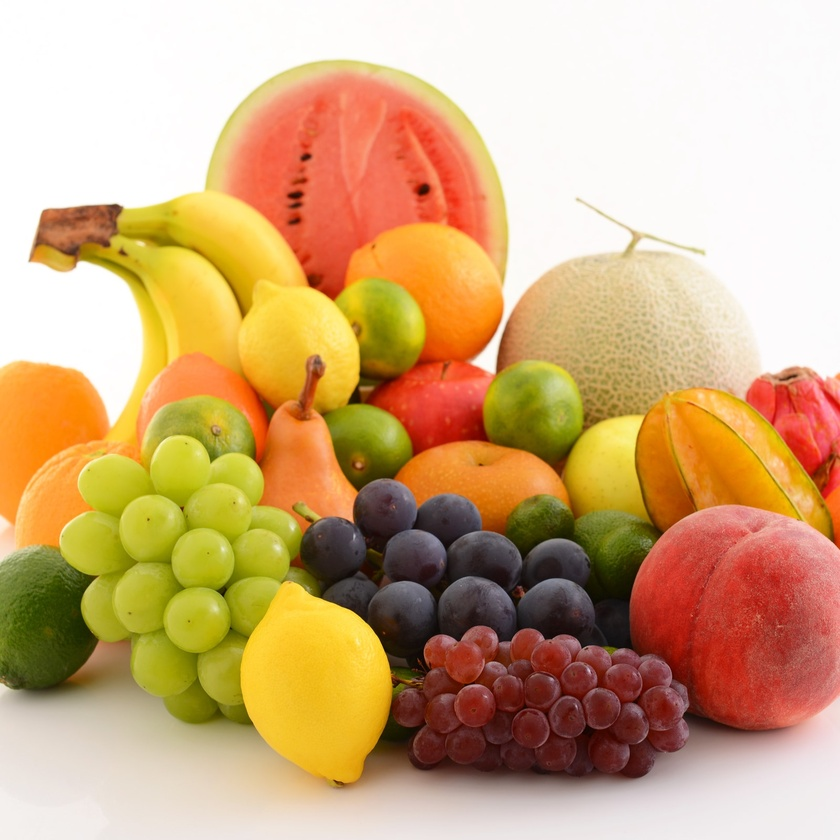
#> input picture images/color/fresh-fruits.jpg, 840 x 840 px, shrunk from 1600 x 1600 before the run
$ python example_2_color.py
#> lines starting #> are read from the running program, lines starting #| are printed output that depends on the picture
### pai_basic/pai_io.py
'''
Created on Aug 1, 2019

@author: jsaavedr
io functions
'''
import skimage.io as skio
import numpy as np
import utils

def imread(filename, as_gray = False):
#> called with filename = '../images/color/fresh-fruits.jpg', as_gray = False
    image = skio.imread(filename, as_gray = as_gray)
#> image is the input picture: shape (840, 840, 3); mean R, G, B 206.8, 169.4, 123.3
    if image.dtype == np.float64 :
        image = utils.to_uint8(image)
    return image

### pai_basic/example_2_color.py
'''
Created on Aug 1, 2019

@author: jsaavedr
Reading a color image
'''
import pai_io
import numpy as np
import matplotlib.pyplot as plt

if __name__ == '__main__':
    #filename = '../images/color/rgb_cube.png'
    #filename = '../images/color/fichas.jpg'
    filename = '../images/color/fresh-fruits.jpg'
    image = pai_io.imread(filename)
    print('shape: {}'.format(image.shape))
#| shape: (840, 840, 3)
    #h x w x c
    im_red = image[:,:,0]; #filas x cols x color
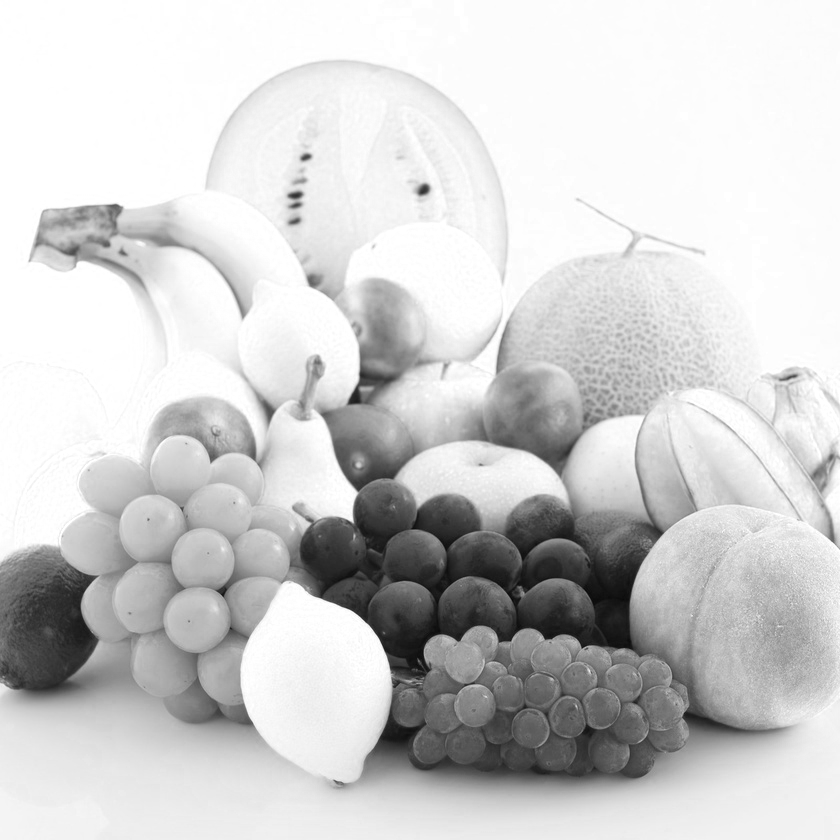
#> im_red: shape (840, 840); min 7, max 255, mean 206.8
    im_green = image[:,:,1];
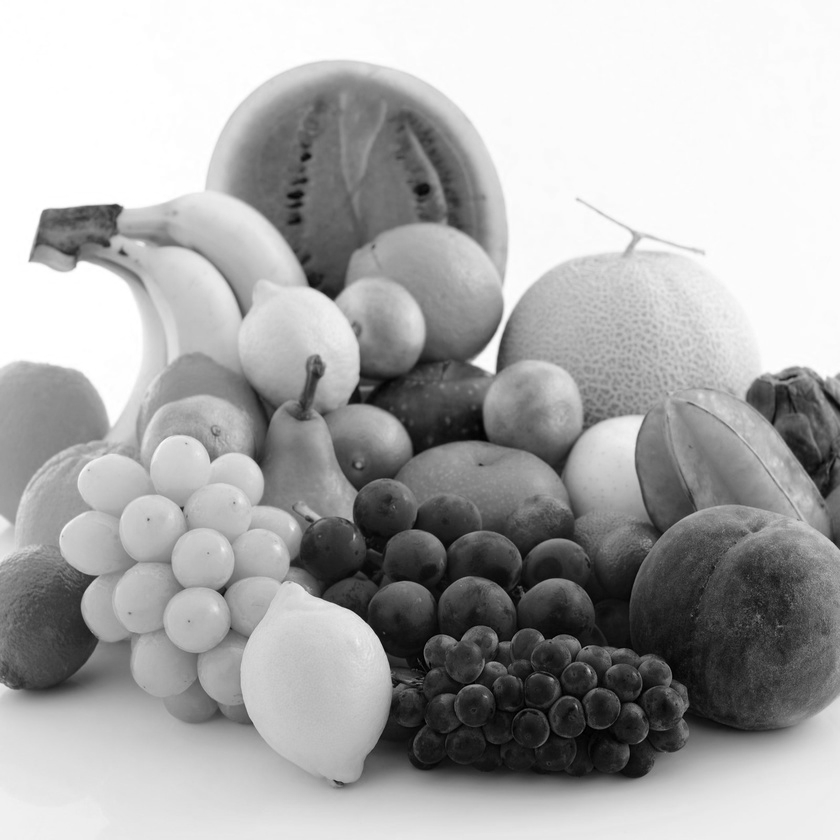
#> im_green: shape (840, 840); min 0, max 255, mean 169.4
    im_blue = image[:,:,2];
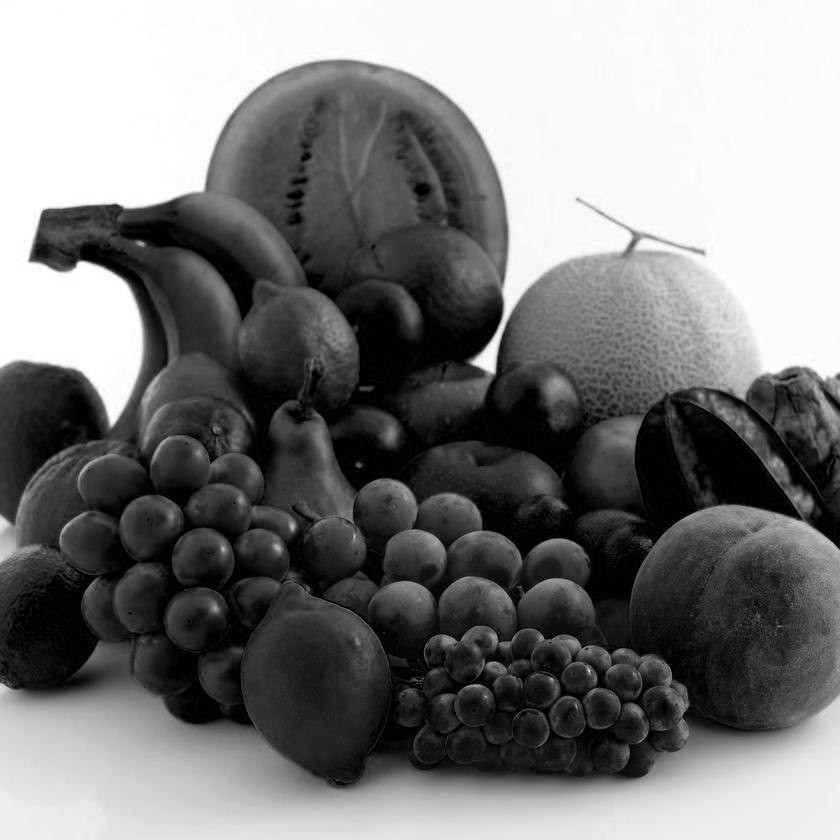
#> im_blue: shape (840, 840); min 0, max 255, mean 123.3
    ##showing image
    n_rows = 2
    n_cols = 3
    fig, ax = plt.subplots(n_rows, n_cols)
    ax[0,1].imshow(image)
    ax[0,1].set_title('image')
    ax[1,0].imshow(im_red, cmap = 'gray')
    ax[1,0].set_title('Red')
    ax[1,1].imshow(im_green, cmap = 'gray')
    ax[1,1].set_title('Green')
    ax[1,2].imshow(im_blue, cmap = 'gray')
    ax[1,2].set_title('Blue')
    for i in range(n_rows) :
        for j in range(n_cols) :
            ax[i,j].set_axis_off()
    plt.show()
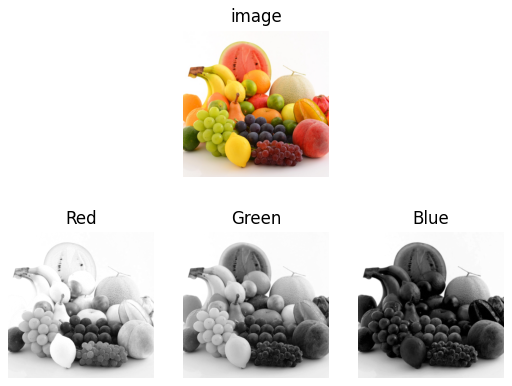
#> figure drawn by matplotlib, 4 panels

$ run again, with images/color/fichas.jpg copied over images/color/fresh-fruits.jpg
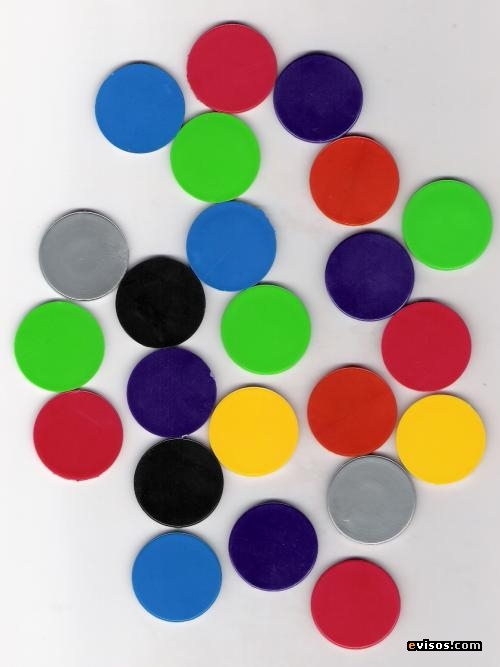
#> input picture images/color/fichas.jpg, 500 x 667 px
#> in imread, image is the input picture: shape (667, 500, 3); mean R, G, B 167.8, 160.4, 152.8
#| shape: (667, 500, 3)
#> `im_blue = image[:,:,2];`:
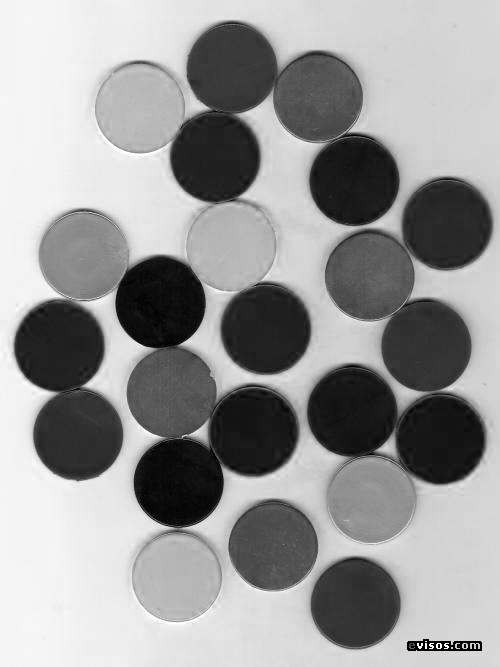
#> im_blue: shape (667, 500); min 0, max 255, mean 152.8
#> `plt.show()`:
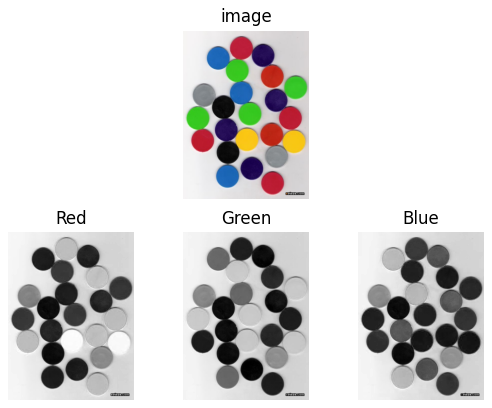
#> figure drawn by matplotlib, 4 panels
